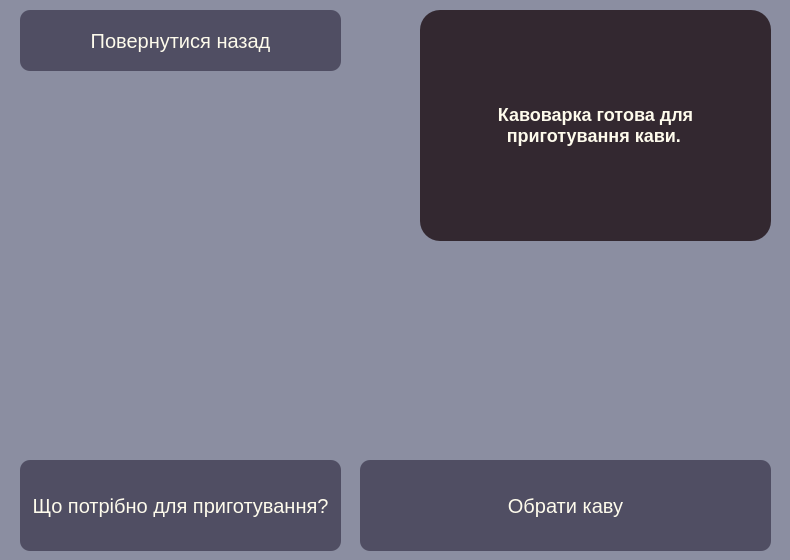
<?xml version="1.0" encoding="UTF-8"?>
<ui version="4.0">
 <class>SecondWindow</class>
 <widget class="QDialog" name="SecondWindow">
  <property name="geometry">
   <rect>
    <x>0</x>
    <y>0</y>
    <width>790</width>
    <height>560</height>
   </rect>
  </property>
  <property name="windowTitle">
   <string>Dialog</string>
  </property>
  <property name="styleSheet">
   <string notr="true">#SecondWindow {
	background-color: rgb(139, 142, 161);
}</string>
  </property>
  <widget class="QPushButton" name="Button_on_mainwindow">
   <property name="geometry">
    <rect>
     <x>20</x>
     <y>10</y>
     <width>321</width>
     <height>61</height>
    </rect>
   </property>
   <property name="styleSheet">
    <string notr="true">#Button_on_mainwindow{
transition-duration: 0.8s;
border-radius: 10px;
background-color: rgb(80, 78, 99);
font-size: 20px;
color:rgb(254, 251, 236);
}

#Button_on_mainwindow:hover {
background-color:rgb(42, 41, 53);
}</string>
   </property>
   <property name="text">
    <string>Повернутися назад</string>
   </property>
  </widget>
  <widget class="QPushButton" name="late">
   <property name="geometry">
    <rect>
     <x>470</x>
     <y>350</y>
     <width>81</width>
     <height>101</height>
    </rect>
   </property>
   <property name="styleSheet">
    <string notr="true">background-image: url(:/res/img/1Late.png);
border-radius:  rgb(138, 141, 160);</string>
   </property>
   <property name="text">
    <string/>
   </property>
  </widget>
  <widget class="QLabel" name="label">
   <property name="geometry">
    <rect>
     <x>420</x>
     <y>10</y>
     <width>351</width>
     <height>231</height>
    </rect>
   </property>
   <property name="styleSheet">
    <string notr="true">border-radius: 20px;
background-color: rgb(51, 40, 48);</string>
   </property>
   <property name="text">
    <string>&lt;h2 style=&quot;color:#fefbec&quot;&gt;&lt;center&gt;Кавоварка готова для&lt;br&gt; приготування кави.&lt;/center&gt;&lt;/h2&gt; 
</string>
   </property>
  </widget>
  <widget class="QPushButton" name="espresso">
   <property name="geometry">
    <rect>
     <x>690</x>
     <y>350</y>
     <width>81</width>
     <height>101</height>
    </rect>
   </property>
   <property name="styleSheet">
    <string notr="true">background-image: url(:/res/img/1Espresso.png);
border-radius:  rgb(138, 141, 160);</string>
   </property>
   <property name="text">
    <string/>
   </property>
  </widget>
  <widget class="QPushButton" name="Button_on_thirdwindow">
   <property name="geometry">
    <rect>
     <x>360</x>
     <y>460</y>
     <width>411</width>
     <height>91</height>
    </rect>
   </property>
   <property name="styleSheet">
    <string notr="true">#Button_on_thirdwindow {
transition-duration: 0.8s;
border-radius: 10px;
background-color: rgb(80, 78, 99);
font-size: 20px;
color:rgb(254, 251, 236);
}

#Button_on_thirdwindow:hover {
background-color:rgb(42, 41, 53);
}</string>
   </property>
   <property name="text">
    <string>Обрати каву</string>
   </property>
  </widget>
  <widget class="QPushButton" name="amerecano">
   <property name="geometry">
    <rect>
     <x>580</x>
     <y>350</y>
     <width>81</width>
     <height>101</height>
    </rect>
   </property>
   <property name="styleSheet">
    <string notr="true">background-image: url(:/res/img/1Amerecano.png);
border-radius:  rgb(138, 141, 160);</string>
   </property>
   <property name="text">
    <string/>
   </property>
  </widget>
  <widget class="QLabel" name="label_2">
   <property name="geometry">
    <rect>
     <x>0</x>
     <y>0</y>
     <width>451</width>
     <height>491</height>
    </rect>
   </property>
   <property name="styleSheet">
    <string notr="true">background-image: url(:/res/img/coffeeMaker_man.jpg);</string>
   </property>
   <property name="text">
    <string/>
   </property>
  </widget>
  <widget class="QPushButton" name="Button_for_cook">
   <property name="geometry">
    <rect>
     <x>20</x>
     <y>460</y>
     <width>321</width>
     <height>91</height>
    </rect>
   </property>
   <property name="styleSheet">
    <string notr="true">#Button_for_cook {
transition-duration: 0.8s;
border-radius: 10px;
background-color: rgb(80, 78, 99);
font-size: 20px;
color:rgb(254, 251, 236);
}

#Button_for_cook:hover {
background-color:rgb(42, 41, 53);
}</string>
   </property>
   <property name="text">
    <string>Що потрібно для приготування?</string>
   </property>
  </widget>
  <widget class="QPushButton" name="capuccino">
   <property name="geometry">
    <rect>
     <x>360</x>
     <y>350</y>
     <width>81</width>
     <height>101</height>
    </rect>
   </property>
   <property name="styleSheet">
    <string notr="true">background-image: url(:/res/img/1Cappuccino.png);
border-radius:  rgb(138, 141, 160);</string>
   </property>
   <property name="text">
    <string/>
   </property>
  </widget>
  <zorder>label_2</zorder>
  <zorder>Button_on_mainwindow</zorder>
  <zorder>late</zorder>
  <zorder>label</zorder>
  <zorder>espresso</zorder>
  <zorder>Button_on_thirdwindow</zorder>
  <zorder>amerecano</zorder>
  <zorder>Button_for_cook</zorder>
  <zorder>capuccino</zorder>
 </widget>
 <resources/>
 <connections/>
</ui>
